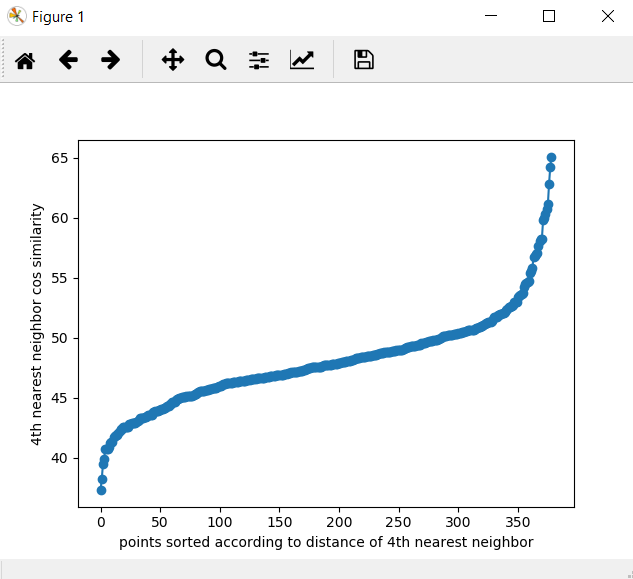

Write Python code to recreate this figure.
# -*- coding: utf-8 -*-
"""
Created on Sat Nov 24 17:54:53 2018

@author: James
"""

import os
import re
import math
import matplotlib.pyplot as mplot

documentList = []
corpus = []
logFreqList = []
finalClusterList = []



for filename in os.listdir(r'C:\Users\James\Part1'):
#for filename in os.listdir(r'C:\Users\James\cluster'):
    #print(count)

    data = open(filename, "r")
    data = data.read()
    data=re.sub(r'\W+', ' ', data)
    data = data.lower()
    data = data.split(' ')
    data.pop()
    documentList.append(data)

print("all docs read in")
# fills the corpus with each unique term
for i in range(len(documentList)):
    for j in range(len(documentList[i])):
        if documentList[i][j] not in corpus:
            corpus.append(documentList[i][j])
            
print("all unique terms")
#make an array for each document that is the same length as the corpus
#fill the array with the counts that each term appears in the document
count = 0
for i in range(len(documentList)):
#    print(count)
    doc = documentList[i]
    docTC = [0] * len(corpus)
    for word in doc:
        index = corpus.index(word)
        docTC[index] = docTC[index] + 1
    
    for j in range(len(docTC)):
        if docTC[j] != 0:
            docTC[j] = 1 + math.log10(docTC[j])
    
    logFreqList.append(docTC) 
    count = count + 1


#returns the similarity of two documents
def cos_sim(a, b):
    sum = 0
    for i in range(len(a)):
        sum = sum + (a[i] * b[i])
    return sum

# get the k nearest neighbors
#get the distance
#add the distance of the k nearest neighbor to a list
# sort the list and graph it

pointList = []

for i in range(len(logFreqList)):
    pointDistances = []
    for j in range(len(logFreqList)):
        if (j != i):
            similarity = cos_sim(logFreqList[i], logFreqList[j])
            pointDistances.append(similarity)
    #sort the distances in pointDistances
    pointDistances.sort()
    pointList.append(pointDistances)

#add the similarities to a list to be graphed
graphList = []
k = 4
for i in range(len(pointList)):
    similarity = pointList[i][k-1]
    graphList.append(similarity)
    
graphList.sort()
mplot.xlabel("points sorted according to distance of 4th nearest neighbor")
mplot.ylabel("4th nearest neighbor cos similarity")
mplot.scatter(range(len(pointList)), graphList)
mplot.plot(range(len(pointList)), graphList)
mplot.show()
